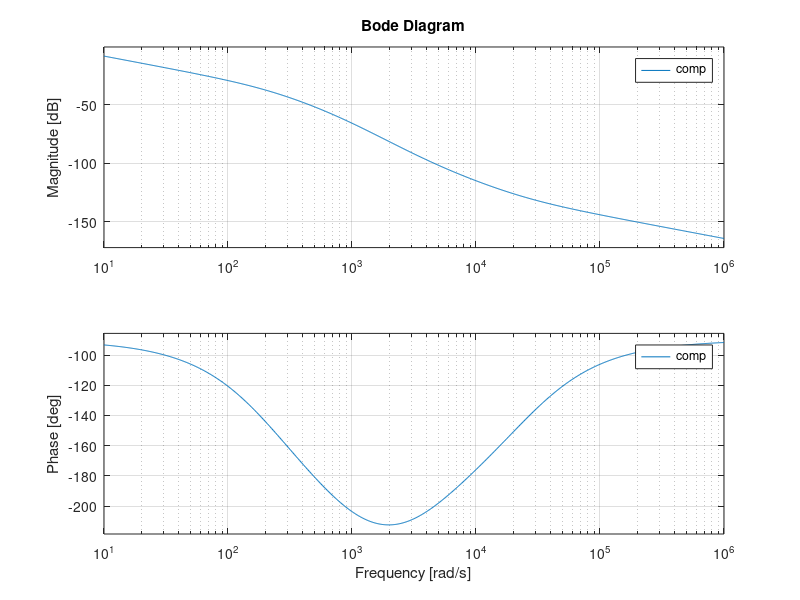

Write the MATLAB code that produced this figure.
% Boost Model translated to standard part values

clear
clc

s = tf('s');

% The following transfer function represents the 
% small signal variations in output voltage in terms 
% of small signal variations in duty cycle for a 
% given input voltage. Duty cycle with a capital D
% is the duty cycle for 24V output with an ideal boost 
% converter calculated previousy 

Vin = 18;
fsw = 70000;
D = .5333;

% This model takes into account ESR of both the inductor
% as well as the capacitor

% Change these values once parts are selected
Rout = 24;
Cout = 2.2e-4;
CoutESR = .18;
L = .0012;
L_ESR = .232;

Gdo = Vin/((1-D)^2);

wz1 = 1/(CoutESR * Cout);
wz2 = (((1-D)^2) * (Rout-L_ESR))/(L);
wo = ((1)/(sqrt(L*Cout)))* sqrt((L_ESR + ((1-D)^2)*Rout)/(Rout));
Q = (wo)/((L_ESR/L)+(1/(Cout*(Rout+CoutESR))));

tf = Gdo * ((1+(s/wz1))*(1-(s/wz2)))/(1+(s/(wo*Q))+((s^2)/(wo^2)));

%% Type III Compensator

% From voltage divider
R1 = 118000;

% Choose first capacitor value arbitrarily
% First pole should be placed as close to origin
% as possible to form integrator
C1 = 2.2e-6;

% Compensator zeros are placed around the resonsant
% frequency spike of the LC filter

% Arbitrarily selected resonant boundaries used to
% solve for capacitor and resistor values

wresleft = 100;
wresright = 1000;

R2 = 562;

% Second pole goes at ESR zero frequency of power stage
% Need to either pick R3 or C2 here since only two zeros
% Another option is to pick half the switching frequency
C2 = 4.7e-9;

% Now have enough info to get R3 from other resonant boundary

R3 = 1000000;

% Third pole goes at right hand plane zero frequency

wrhpzero = 1.068e3;

C3 = 2.2e-6;

% Assert R3 is positive

wp0 = 1/(R1*C1);
wp1 = 1/(R3*C2);
wp2 = 1/(R2*C3);
wz3 = 1/((R1+R3)*C2);
wz4 = 1/(R2*C1);

comp = (wp0 * (1+(s/wz1))*(1+(s/wz2)))/(s*(1+(s/wp1))*(1+(s/wp2)));

bode(comp)
